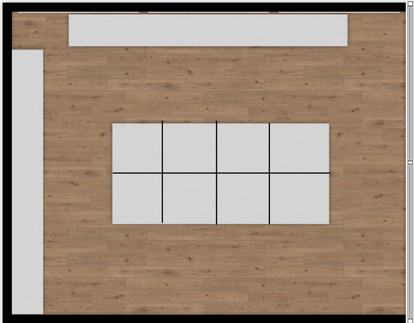
#> input picture img/roomMap.png, 414 x 323 px, found by its file name
$ python seat_occupation.py
#> lines starting #> are read from the running program, lines starting #| are printed output that depends on the picture; after the words box and inside, x2 and y2 are one past the last pixel; in counts of white or black regions, pixels touching at a corner belong together
import cv2

# Initialize empty seats
def init_space(n):
    occupation = []
    for i in range(n):
        occupation.append(0)
    return occupation


# Change detected points from proportional (0~1) to actual pixels
# Width, Height: Blueprint size
def prop_to_pixel(points, width, height):
    points_prop = []
    for point in points:
        points_prop.append([point[0]*width*0.95, point[1]*height*0.85])

    return points_prop


# Check if seat is occupied
# 0: Empty, 1: Reserved (Only objects), 2: Occupied
def seat_occupation(space, points, labels, occupation):
    occupation_final = occupation
    for i in range(len(space)):
        flag = 0
        for p in range(len(points)):
            if space[i][0] <= points[p][0] and points[p][0] <= space[i][2] and space[i][1] <= points[p][1] and points[p][1] <= space[i][3]:
                if labels[p] == 0:
                    occupation_final[i] = 2
                    flag = 2
                elif flag != 2:
                    occupation_final[i] = 1
                    flag = 1
            elif flag == 0:
                occupation_final[i] = 0
    return occupation_final


# Display the division of seats with objects detected
# Empty: Green, Reserved: Orange, Occupied: Red
def display_seat_OpenCV(image_path, space, points, occupation):
    blueprint = cv2.imread(image_path)
    for s in range(len(space)):
        if occupation[s] == 2:
            cv2.rectangle(blueprint, (space[s][0], space[s][1]), (space[s][2], space[s][3]), (0, 0, 255), 1)
        elif occupation[s] == 1:
            cv2.rectangle(blueprint, (space[s][0], space[s][1]), (space[s][2], space[s][3]), (0, 127, 255), 1)
        else:
            cv2.rectangle(blueprint, (space[s][0], space[s][1]), (space[s][2], space[s][3]), (0, 255, 0), 1)
    for point in points:
        cv2.circle(blueprint, (int(point[0]), int(point[1])), 2, (0, 0, 255), -1)

    cv2.namedWindow("Seats", cv2.WINDOW_NORMAL)
    cv2.resizeWindow("Seats", 640, 480)
    cv2.imshow('Seats', blueprint)
    cv2.waitKey(0)
    cv2.destroyAllWindows()
    return 0


# Load image
src_image_path = './img/largeCoordinate.png'
dst_image_path = './img/roomMap.png'
dst = cv2.imread(dst_image_path, -1)
#> dst is the input picture: shape (323, 414, 4); mean B, G, R, A 126.4, 142.3, 160, 255
y_MAX, x_MAX, _ = dst.shape
#> y_MAX = 323; x_MAX = 414

# Data from coordinate_transform.py for testing
label_map = {
    0: "person",
    73: "book",
    63: "laptop",
    62: "tv",
    65: "remote",
    67: "cell phone",
    64: "mouse",
    66: "keyboard",
    24: "backpack",
    26: "handbag"
}

original_data = [
    [24, 0.05539143458008766, 0.5086705088615417, 0.10960118472576141, 0.2543352544307709],
    [67, 0.8231905698776245, 0.4282711446285248, 0.022156573832035065, 0.0262743029743433],
    [26, 0.1759231835603714, 0.39306357502937317, 0.060561299324035645, 0.14503414928913116],
    [63, 0.6816838979721069, 0.46295323967933655, 0.07415066659450531, 0.05570152401924133],
    [24, 0.7562776803970337, 0.38596951961517334, 0.0762186124920845, 0.06673672795295715],
    [63, 0.5094534754753113, 0.5806621313095093, 0.07769571989774704, 0.10930110514163971],
    [24, 0.7100443243980408, 0.1886495053768158, 0.04697193577885628, 0.07882291078567505],
    [0, 0.7590842247009277, 0.2320021092891693, 0.07474150508642197, 0.20861797034740448],
    [1, 0.4311669170856476, 0.17682605981826782, 0.04224519804120064, 0.05202312022447586]
]
original_labels = [item[0] for item in original_data]

trans_coor = [
    [0.14879968, 0.63583987],
    [0.81870107, 0.55922226],
    [0.18737671, 0.52309312],
    [0.66790606, 0.59618377],
    [0.76936445, 0.50845918],
    [0.511825, 0.69245699],
    [0.83534934, 0.10728809],
    [0.8746065, 0.22739443],
    [0.37910331, 0.0970473]
]

# Data from seat_division.py for testing    /// [x1, y1, x2, y2]
psj = [
    [12, 262, 59, 315],
    [12, 209, 59, 261],
    [12, 156, 59, 208],
    [12, 103, 59, 155],
    [12, 49, 59, 102],
    [68, 14, 136, 62],
    [137, 14, 189, 62],
    [190, 14, 242, 62],
    [243, 14, 295, 62],
    [296, 14, 348, 62],
    [112, 174, 162, 239],
    [112, 108, 162, 173],
    [163, 174, 216, 239],
    [163, 108, 216, 173],
    [217, 174, 269, 239],
    [217, 108, 269, 173],
    [270, 174, 330, 239],
    [270, 108, 330, 173]
]

psj2 = [
    [12, 262, 64, 315],
    [12, 209, 64, 261],
    [12, 156, 64, 208],
    [12, 103, 64, 155],
    [12, 49, 64, 102],
    [68, 14, 136, 67],
    [137, 14, 189, 67],
    [190, 14, 242, 67],
    [243, 14, 295, 67],
    [296, 14, 348, 67],
    [112, 174, 162, 244],
    [112, 103, 162, 173],
    [163, 174, 216, 244],
    [163, 103, 216, 173],
    [217, 174, 269, 244],
    [217, 103, 269, 173],
    [270, 174, 330, 244],
    [270, 103, 330, 173]
]

psj_prop = [
    [0.028985507246376812, 0.8111455108359134, 0.14251207729468598, 0.9752321981424149],
    [0.028985507246376812, 0.6470588235294118, 0.14251207729468598, 0.8080495356037152],
    [0.028985507246376812, 0.48297213622291024, 0.14251207729468598, 0.6439628482972136],
    [0.028985507246376812, 0.3188854489164087, 0.14251207729468598, 0.47987616099071206],
    [0.028985507246376812, 0.15170278637770898, 0.14251207729468598, 0.3157894736842105],
    [0.1642512077294686, 0.043343653250773995, 0.3285024154589372, 0.19195046439628483],
    [0.3309178743961353, 0.043343653250773995, 0.45652173913043476, 0.19195046439628483],
    [0.45893719806763283, 0.043343653250773995, 0.5845410628019324, 0.19195046439628483],
    [0.5869565217391305, 0.043343653250773995, 0.7125603864734299, 0.19195046439628483],
    [0.714975845410628, 0.043343653250773995, 0.8405797101449275, 0.19195046439628483],
    [0.27053140096618356, 0.5386996904024768, 0.391304347826087, 0.739938080495356],
    [0.27053140096618356, 0.33436532507739936, 0.391304347826087, 0.5356037151702786],
    [0.39371980676328505, 0.5386996904024768, 0.5217391304347826, 0.739938080495356],
    [0.39371980676328505, 0.33436532507739936, 0.5217391304347826, 0.5356037151702786],
    [0.5241545893719807, 0.5386996904024768, 0.6497584541062802, 0.739938080495356],
    [0.5241545893719807, 0.33436532507739936, 0.6497584541062802, 0.5356037151702786],
    [0.6521739130434783, 0.5386996904024768, 0.7971014492753623, 0.739938080495356],
    [0.6521739130434783, 0.33436532507739936, 0.7971014492753623, 0.5356037151702786]
]

# Initializing empty occupation (later can call on existing data)
psj_init = init_space(18)

detected_pixel = prop_to_pixel(trans_coor, x_MAX, y_MAX)
#seat_occupation(psj_prop, temp1, original_labels, temp)
#temp2 = seat_occupation(psj_prop, trans_coor, original_labels, temp)
#print(temp2)
psj_final = seat_occupation(psj2, detected_pixel, original_labels, psj_init)
print(psj_final)
#| [0, 0, 1, 0, 0, 0, 1, 0, 0, 2, 0, 0, 1, 0, 0, 1, 0, 1]
display_seat_OpenCV(dst_image_path, psj2, detected_pixel, psj_final)
#> after the loop in display_seat_OpenCV, `for s in range(len(space)):`:
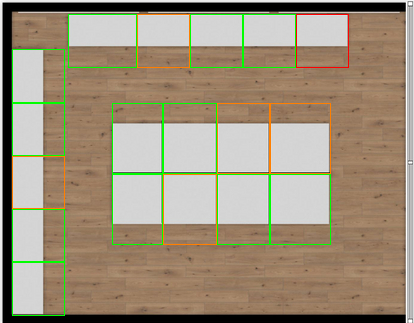
#> blueprint: shape (323, 414, 3); mean B, G, R 122.4, 144.3, 157.9
#> after the loop in display_seat_OpenCV, `for point in points:`: blueprint: shape (323, 414, 3); 0.09% of pixels changed, all inside (x1, y1, x2, y2) = (56, 24, 346, 193)
